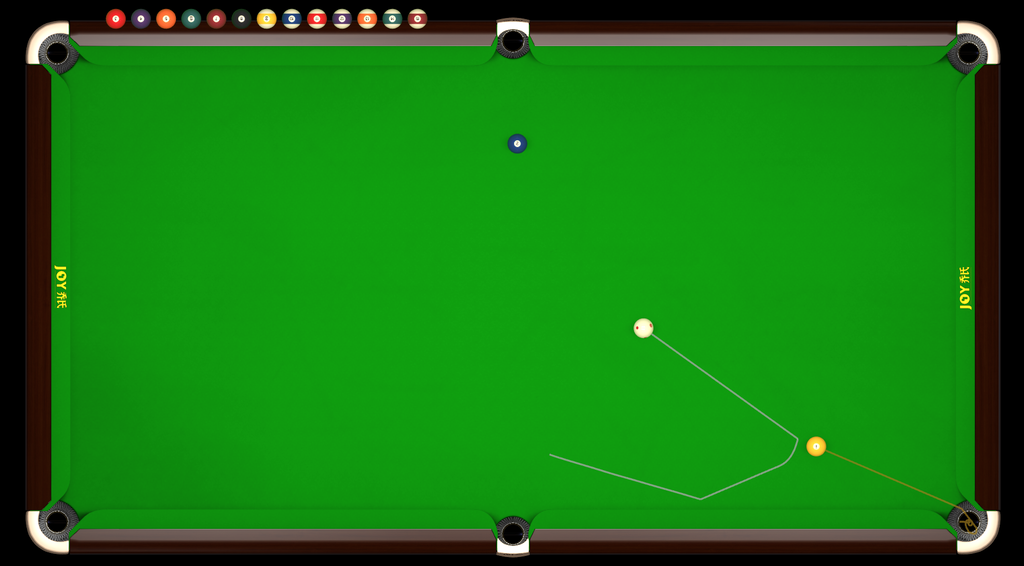
#> input picture QiuJi/Resources/Previews/drill_c005/frame_02.png, 1024 x 566 px
$ python -i extract.py   (imports and definitions only)
#> lines starting #> are read from the running program, lines starting #| are printed output that depends on the picture; after the words box and inside, x2 and y2 are one past the last pixel; in counts of white or black regions, pixels touching at a corner belong together
#> further down, picture is the input picture: shape (566, 1024, 3); mean B, G, R 17.9, 122.4, 22.3
#!/usr/bin/env python3
"""
里程碑 A：从 Drill 参考截图全自动定位球位 + 提取轨迹。

输入：一组「摆球态 / 带轨迹态」成对帧（奇数=摆球、偶数=带轨迹，两两一组=一杆）。
处理（逐帧独立，因成对帧尺寸不同、未像素配准）：
  S0 标定   ：HSV 抠绿呢 → 取稳健包围盒作内沿球桌矩形 → 像素↔归一化(x∈[0,1], y∈[0,0.5])。
  S1 定位   ：摆球帧在台面内做颜色团块检测（白=母球 / 橙=目标球 / 蓝=障碍球），质心→归一化。
  S1.5 轨迹 ：带轨迹帧按颜色分割「灰=母球轨迹 / 橙=目标球进球线」→ 归一化点集；橙线远端→选定袋。
输出：
  build/shot_reconstruction/<drill>/overlay_groupN.png  人工肉眼核对的识别叠加图
  build/shot_reconstruction/<drill>/extraction.json      归一化坐标（喂给下游 Swift 反解 S2）

坐标系与引擎一致：normalizedToScene 用 x∈[0,1]→length(2.54m)、y∈[0,0.5]→width(1.27m)。
"""
from __future__ import annotations

import argparse
import glob
import json
import os
from dataclasses import dataclass, field, asdict

import cv2
import numpy as np

# 引擎常量（QiuJi/Core/Scene/AngleSceneCalculator.swift）
BALL_DIAMETER_M = 0.05715
INNER_LENGTH_M = 2.54
# 球直径占归一化 x 的比例（用于按台桌像素宽推算球的像素大小）
BALL_DIAM_NX = BALL_DIAMETER_M / INNER_LENGTH_M  # ≈ 0.0225

# 归一化袋口中心（schema.md / P10 Pocket ID → index）
POCKETS = {
    "topLeft": (0.0, 0.0),
    "topRight": (1.0, 0.0),
    "bottomLeft": (0.0, 0.5),
    "bottomRight": (1.0, 0.5),
    "topCenter": (0.5, 0.0),
    "bottomCenter": (0.5, 0.5),
}


@dataclass
class TableRect:
    """带轨迹/摆球帧各自的内沿球桌矩形（像素），用于像素↔归一化映射。"""
    x0: int
    y0: int
    x1: int
    y1: int

    @property
    def w(self) -> int:
        return self.x1 - self.x0

    @property
    def h(self) -> int:
        return self.y1 - self.y0

    # [9 lines left out: functions to_norm, to_px, not called in this run]


@dataclass
class Ball:
    role: str          # cue / target / obstacle
    nx: float
    ny: float
    px: int
    py: int
    r_px: int


@dataclass
class ShotExtraction:
    group: int
    setup_frame: str
    path_frame: str
    balls: list[Ball] = field(default_factory=list)
    cue_path_norm: list[tuple[float, float]] = field(default_factory=list)
    cue_path_ordered: list[tuple[float, float]] = field(default_factory=list)
    cue_rest_norm: tuple[float, float] | None = None  # 母球落点（走位终点）
    object_path_norm: list[tuple[float, float]] = field(default_factory=list)
    selected_pocket: str | None = None


# ---------------------------------------------------------------- S0 标定

def calibrate(img: np.ndarray) -> TableRect:
    """抠绿呢取内沿球桌矩形。绿呢是台面最大的高饱和绿色连通域，其稳健包围盒≈库边内沿。"""
    hsv = cv2.cvtColor(img, cv2.COLOR_BGR2HSV)
#> hsv: shape (566, 1024, 3); mean H, S, V 48.2, 196, 125.5
    # 绿呢：H 35~95、S 较高、V 中高
    green = cv2.inRange(hsv, (35, 60, 40), (95, 255, 255))
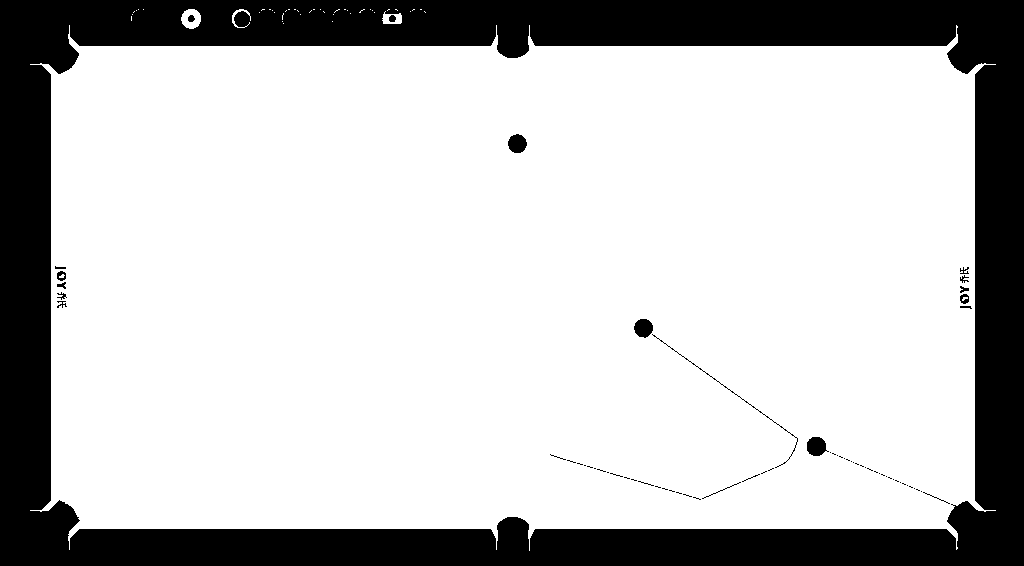
#> green: shape (566, 1024); 76.4% white; 66 black regions (47 under 20 px), largest, box (x1, y1, x2, y2) and area: (0, 0, 1024, 566) 134896, (807, 437, 829, 456) 302, (508, 134, 527, 153) 277
    green = cv2.morphologyEx(green, cv2.MORPH_CLOSE, np.ones((9, 9), np.uint8))
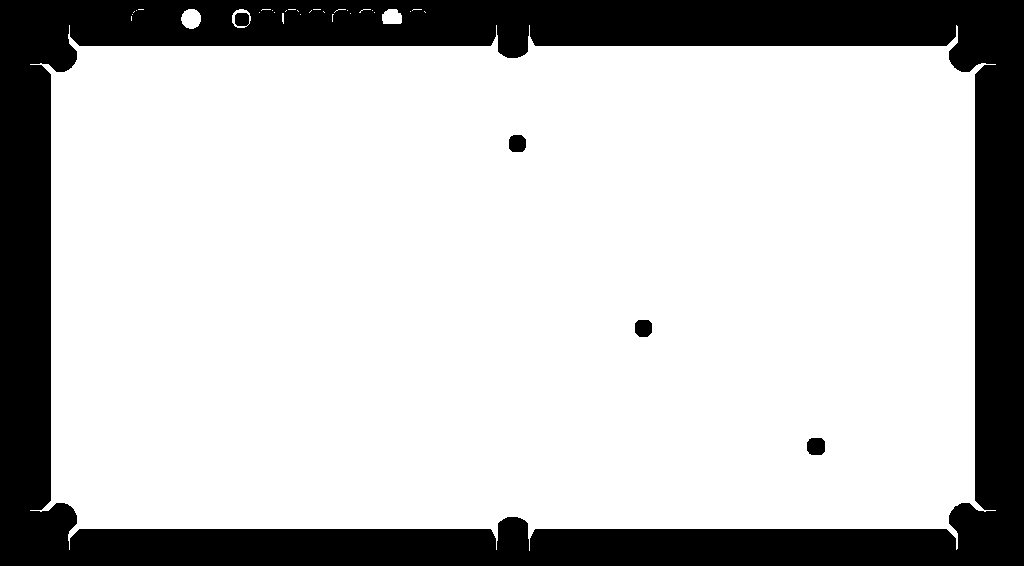
#> green: shape (566, 1024); 76.6% white; 4 black regions, box (x1, y1, x2, y2) and area: (0, 0, 1024, 566) 134641, (807, 438, 825, 455) 276, (509, 135, 526, 152) 258, (635, 320, 652, 337) 257
    green = cv2.morphologyEx(green, cv2.MORPH_OPEN, np.ones((5, 5), np.uint8))
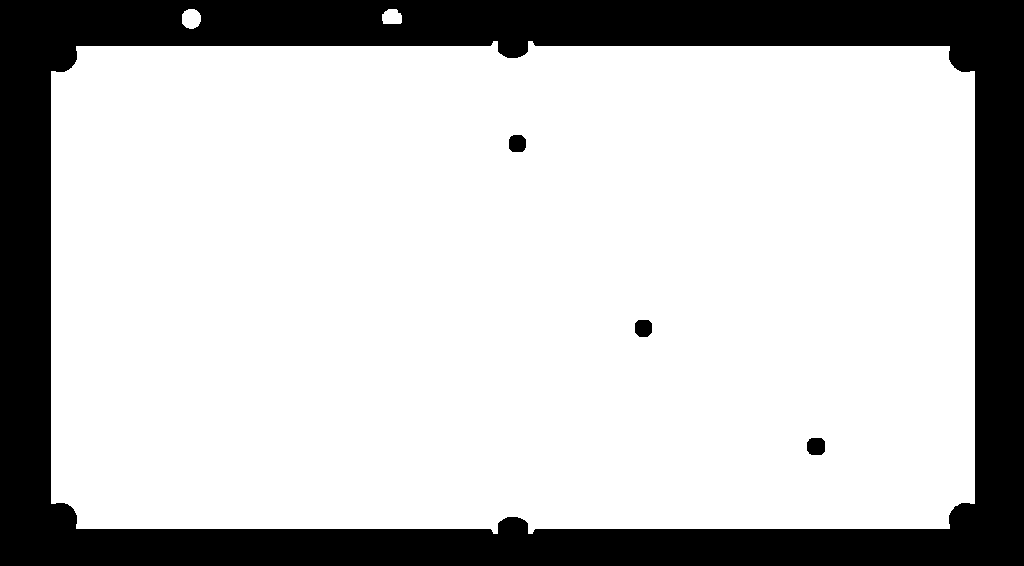
#> green: shape (566, 1024); 76.5% white; 4 black regions, box (x1, y1, x2, y2) and area: (0, 0, 1024, 566) 135643, (807, 438, 825, 455) 276, (509, 135, 526, 152) 258, (635, 320, 652, 337) 257
    ys, xs = np.where(green > 0)
    if len(xs) == 0:
        raise RuntimeError("未找到绿呢区域，标定失败")
    # 用 1% 分位去除杂散绿点
    x0 = int(np.percentile(xs, 0.5))
#> x0 = 56
    x1 = int(np.percentile(xs, 99.5))
#> x1 = 969
    y0 = int(np.percentile(ys, 0.5))
#> y0 = 47
    y1 = int(np.percentile(ys, 99.5))
#> y1 = 526
    return TableRect(x0, y0, x1, y1)


# ---------------------------------------------------------------- S1 球位

def _ball_px_radius(rect: TableRect) -> float:
    return BALL_DIAM_NX * rect.w / 2.0


# [310 lines left out: functions _detect_color_blobs, detect_balls, _norm_points, extract_trajectory, _keep_thin, _pt_seg_dist and 6 more, not called in this run]


# [2 lines not run here, left out]

>>> import cv2
>>> picture = cv2.imread('../../QiuJi/Resources/Previews/drill_c005/frame_02.png')
>>> result = calibrate(picture)
